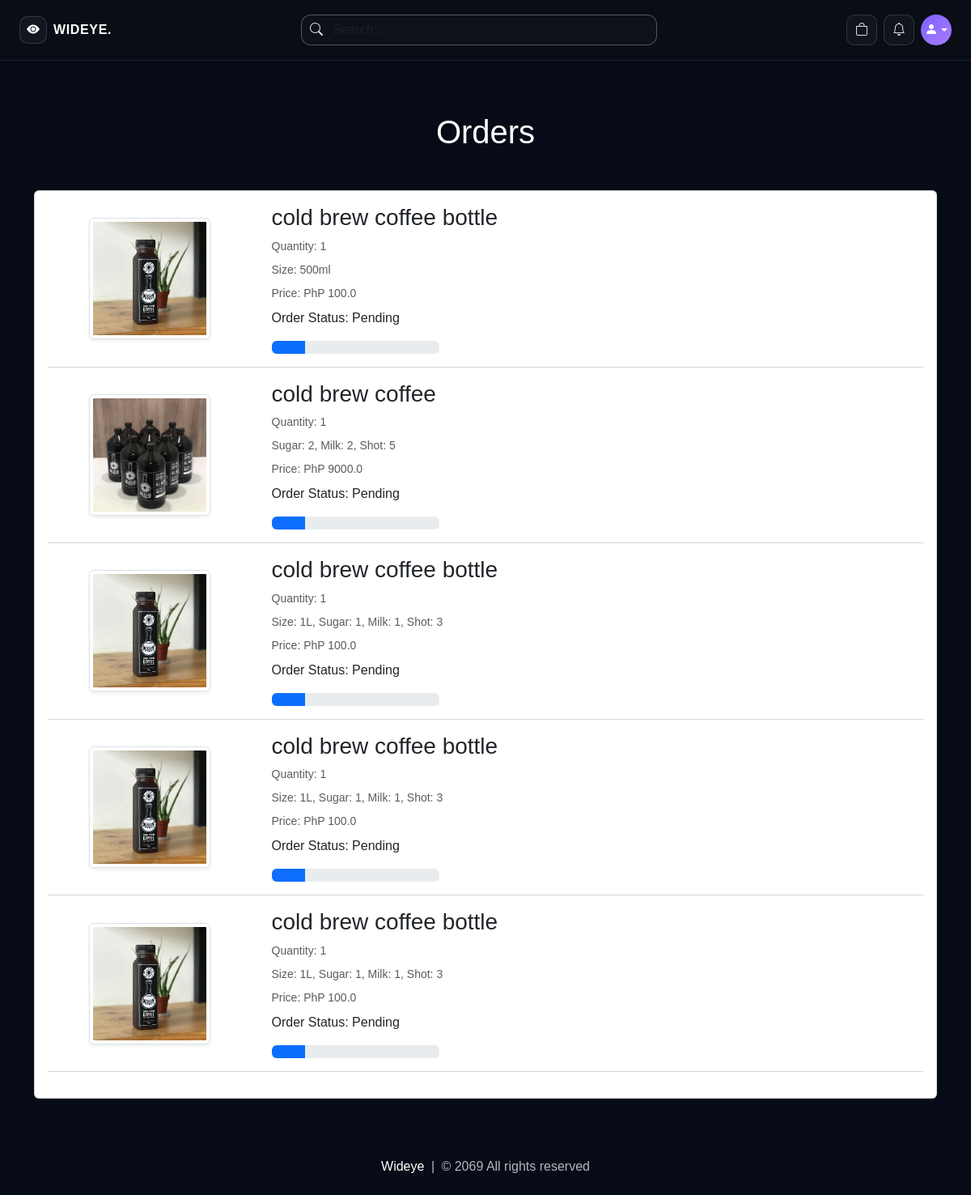
/orders (signed in), run on the app's committed database.
### website/models.py (models this page shows, shortened)
class Order(db.Model):
    id = db.Column(db.Integer, primary_key=True)
    quantity = db.Column(db.Integer, nullable=False)
    size = db.Column(db.String(100), nullable=False, default='')
    sugar = db.Column(db.String(100), nullable=False, default='')
    milk = db.Column(db.String(100), nullable=False, default='')
    shot = db.Column(db.String(100), nullable=False, default='')
    price = db.Column(db.Float, nullable=False)
    status = db.Column(db.String(100), nullable=False)
    payment_method = db.Column(db.String(50), nullable=False, default='cashless')
    payment_id = db.Column(db.String(1000), nullable=False)
    customer_link = db.Column(db.Integer, db.ForeignKey('customer.id'), nullable=False)
    product_link = db.Column(db.Integer, db.ForeignKey('product.id'), nullable=False)

class Product(db.Model):
    id = db.Column(db.Integer, primary_key=True)
    product_name = db.Column(db.String(100), nullable=False)
    current_price = db.Column(db.Float, nullable=False)
    previous_price = db.Column(db.Float, nullable=False)
    in_stock = db.Column(db.Integer, nullable=False)
    size = db.Column(db.String(500), nullable=False, default='')
    sugar = db.Column(db.String(500), nullable=False, default='')
    milk = db.Column(db.String(500), nullable=False, default='')
    shot = db.Column(db.String(500), nullable=False, default='')
    product_picture = db.Column(db.Text, nullable=False)
    flash_sale = db.Column(db.Boolean, default=False)
    date_added = db.Column(db.DateTime, default=datetime.utcnow)
    carts = db.relationship('Cart', backref=db.backref('product', lazy=True))
    orders = db.relationship('Order', backref=db.backref('product', lazy=True))
    usual_items = db.relationship('UsualOrderItem', backref=db.backref('product', lazy=True))

### website/views.py (the view)
@views.route('/orders')
@login_required
def order():
    orders = Order.query.filter_by(customer_link=current_user.id).all()
    return render_template('orders.html', orders=orders, format_option_summary=format_option_summary,
                           get_product_image=get_product_image)

### website/views.py (called while the page is built)
def parse_options(csv_string):
    if not csv_string:
        return []
    return [opt.strip() for opt in str(csv_string).split(',') if opt.strip()]

def get_product_image(product, selected_size=''):
    images = parse_options(product.product_picture) if product.product_picture else []
    if not images:
        return '/media/default.jpg'
    if not selected_size:
        return images[0]
    sizes = parse_options(product.size)
    if selected_size in sizes:
        idx = sizes.index(selected_size)
        return images[idx] if idx < len(images) else images[-1]
    return images[0]

def format_option_summary(item):
    parts = []
    size_val = getattr(item, 'size', '') or ''
    sugar_val = getattr(item, 'sugar', '') or ''
    milk_val = getattr(item, 'milk', '') or ''
    shot_val = getattr(item, 'shot', '') or ''
    if size_val:
        parts.append(f'Size: {size_val}')
    if sugar_val:
        parts.append(f'Sugar: {sugar_val}')
    if milk_val:
        parts.append(f'Milk: {milk_val}')
    if shot_val:
        parts.append(f'Shot: {shot_val}')
    return ', '.join(parts) if parts else 'No add-ons'

### website/templates/orders.html (shortened to what this page needs)
{% extends 'base.html' %}
{% block body %}
<div class="container my-5">
    <div class="row">
        {% if orders %}
        <h1 class="text-center mb-5" style="color: white;">Orders</h1>
        <div class="col-sm-13">
            <div class="card">
                <div class="card-body">
                    {% for item in orders %}
                    <div class="row">
                        <div class="col-sm-3 text-center align-self-center">
                            <img src="{{ get_product_image(item.product, item.size) }}" alt="" class="img-fluid img-thumbnail shadow-sm" height="150px" width="150px">
                        </div>
                        <div class="col-sm-7">
                            <h3>{{ item.product.product_name }}</h3>
                            <p class="mb-2 text-muted small">Quantity: {{ item.quantity }}</p>
                            <p class="mb-2 text-muted small">{{ format_option_summary(item) }}</p>
                            <p class="mb-2 text-muted small">Price: PhP {{ item.price }}</p>
                            <div class="col-sm-4">
                                <p>Order Status: {{ item.status }}</p>
                                {% if item.status == 'Pending' %}
                                <div class="progress">
                                    <div class="progress-bar" role="progressbar" style="width: 20%;"  aria-valuenow="20" aria-valuemin="0" aria-valuemax="100"></div>
                                </div>
                                {% elif item.status == 'Accepted' %}
                                <div class="progress">
                                    <div class="progress-bar bg-info" role="progressbar" style="width: 40%;"  aria-valuenow="40" aria-valuemin="0" aria-valuemax="100"></div>
                                </div>
                                {% elif item.status == 'Out for delivery' %}
                                <div class="progress">
                                    <div class="progress-bar bg-warning" role="progressbar" style="width: 70%;"  aria-valuenow="70" aria-valuemin="0" aria-valuemax="100"></div>
                                </div>
                                {% elif item.status == 'Delivered' %}
                                <div class="progress">
                                    <div class="progress-bar bg-success" role="progressbar" style="width: 100%;"  aria-valuenow="100" aria-valuemin="0" aria-valuemax="100"></div>
                                </div>
                                {% elif item.status == 'Canceled' %}
                                <div class="progress">
                                    <div class="progress-bar bg-danger" role="progressbar" style="width: 100%;"  aria-valuenow="100" aria-valuemin="0" aria-valuemax="100"></div>
                                </div>
                                {% endif %}
                            </div>
                        </div>
                    </div>
                    <hr class="text-muted">
                    {% endfor %}
                </div>
            </div>
        </div>
        {% else %}
        <h1 class="text-center mb-5" style="color: white;">You have no Orders</h1>
        {% endif %}
    </div>
</div>
{% endblock %}

### website/templates/base.html (style rules this page uses)
* { box-sizing: border-box; }
html { -webkit-text-size-adjust: 100%; }
body { background: #060b17; color: #f6f7fb; min-height: 100vh; font-family: Arial, Helvetica, sans-serif; overflow-x: hidden; }
img, iframe, canvas, video { max-width: 100%; }

### data on the page
Order: size.size (picture), product.product_name "cold brew coffee bottle", quantity "1", size+sugar+milk "Size: 500ml", price "100.0", status "Pending"
Order: size.product_picture (picture), product.product_name "cold brew coffee", quantity "1", size+sugar+milk "Sugar: 2, Milk: 2, Shot: 5", price "9000.0", status "Pending"
Order: size.size (picture), product.product_name "cold brew coffee bottle", quantity "1", size+sugar+milk "Size: 1L, Sugar: 1, Milk: 1, Shot: 3", price "100.0", status "Pending"
Order: size.size (picture), product.product_name "cold brew coffee bottle", quantity "1", size+sugar+milk "Size: 1L, Sugar: 1, Milk: 1, Shot: 3", price "100.0", status "Pending"
Order: size.size (picture), product.product_name "cold brew coffee bottle", quantity "1", size+sugar+milk "Size: 1L, Sugar: 1, Milk: 1, Shot: 3", price "100.0", status "Pending"
